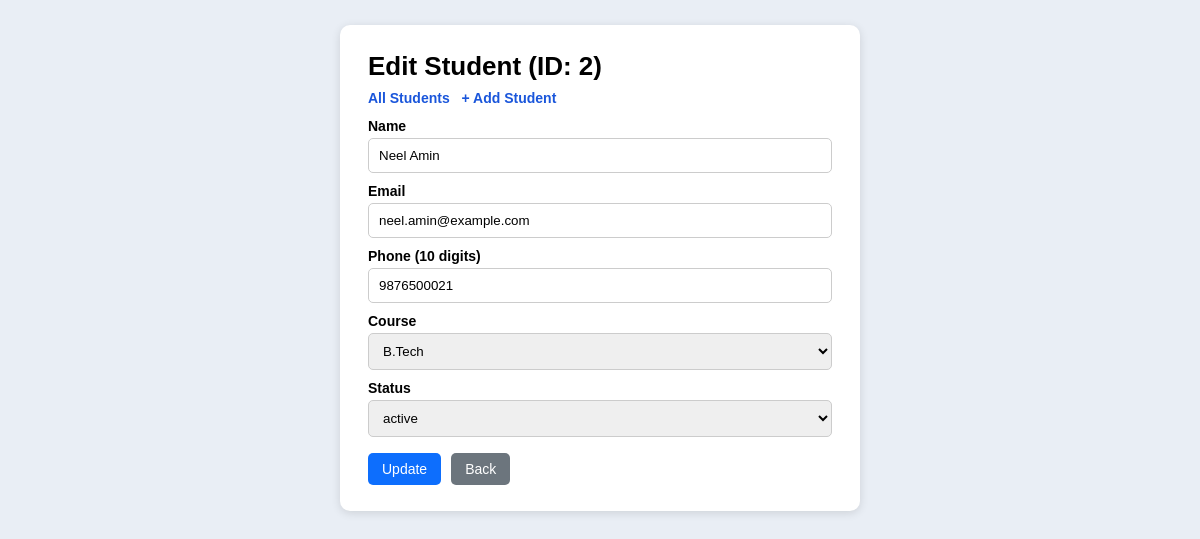
Page /edit.php?id=2 on the committed database.
### tables this page shows
CREATE TABLE IF NOT EXISTS students (
    id INT AUTO_INCREMENT PRIMARY KEY,
    name VARCHAR(100) NOT NULL,
    email VARCHAR(150) NOT NULL UNIQUE,
    phone VARCHAR(15) NOT NULL,
    course VARCHAR(50) NOT NULL,
    status ENUM('active','inactive') NOT NULL DEFAULT 'active',
    created_at TIMESTAMP DEFAULT CURRENT_TIMESTAMP
);

### edit.php (the view, shortened to what this page needs)
<?php
require_once "db.php";
$id = isset($_GET['id']) ? (int)$_GET['id'] : 0;
$stmt = mysqli_prepare($conn, "SELECT id, name, email, phone, course, status FROM students WHERE id = ?");
mysqli_stmt_bind_param($stmt, "i", $id);
mysqli_stmt_execute($stmt);
$res = mysqli_stmt_get_result($stmt);
$student = mysqli_fetch_assoc($res);
?>
<!DOCTYPE html>
<html>
<head><meta charset="UTF-8"><title>Edit Student</title><link rel="stylesheet" href="style.css"></head>
<body>
<div class="card form-box">
    <h1>Edit Student (ID: <?php echo $student['id']; ?>)</h1>
    <div class="top-links"><a href="index.php">All Students</a> <a href="add.php">+ Add Student</a></div>
    <form method="POST" action="edit.php?id=<?php echo $student['id']; ?>">
        <label>Name</label>
        <input type="text" name="name" required value="<?php echo htmlspecialchars($student['name']); ?>">
        <label>Email</label>
        <input type="email" name="email" required value="<?php echo htmlspecialchars($student['email']); ?>">
        <label>Phone (10 digits)</label>
        <input type="text" name="phone" required maxlength="10" value="<?php echo htmlspecialchars($student['phone']); ?>">
        <label>Course</label>
        <select name="course" required>
            <?php foreach (["BBA","BCA","B.Sc","B.Tech","M.Tech","MCA"] as $c): ?>
                <option value="<?php echo $c; ?>" <?php echo ($student['course'] === $c) ? "selected" : ""; ?>><?php echo $c; ?></option>
            <?php endforeach; ?>
        </select>
        <label>Status</label>
        <select name="status">
            <option value="active" <?php echo ($student['status'] === "active") ? "selected" : ""; ?>>active</option>
        </select>
        <div class="form-row">
            <button type="submit" class="btn btn-save">Update</button>
            <a href="index.php" class="btn btn-back">Back</a>
        </div>
    </form>
</div>
</body>
</html>

### style.css (style rules this page uses)
* { box-sizing: border-box; font-family: Arial, Helvetica, sans-serif; }
body { background: #e9eef5; margin: 0; padding: 25px 12px; }
.card { background: #fff; max-width: 1020px; margin: 0 auto; padding: 26px 28px; border-radius: 10px; box-shadow: 0 2px 10px rgba(0,0,0,.12); }
h1 { margin: 0 0 8px; font-size: 26px; }
.top-links { margin-bottom: 12px; font-size: 14px; }
.top-links a { color: #1a56db; text-decoration: none; margin-right: 8px; font-weight: bold; }
.btn { padding: 8px 14px; border: none; border-radius: 5px; cursor: pointer; color: #fff; font-size: 14px; text-decoration: none; display: inline-block; }
.form-box { max-width: 520px; }
.form-box label { display: block; margin: 10px 0 4px; font-weight: bold; font-size: 14px; }
.form-box input, .form-box select { width: 100%; padding: 9px 10px; border: 1px solid #ccc; border-radius: 5px; }
.form-row { margin-top: 16px; display: flex; gap: 10px; }
.btn-save { background: #0d6efd; }
.btn-back { background: #6c757d; }

### rows in the picture
students: id "2", name "Neel Amin", email "neel.amin@example.com", phone "9876500021", course "B.Tech", status "active"
